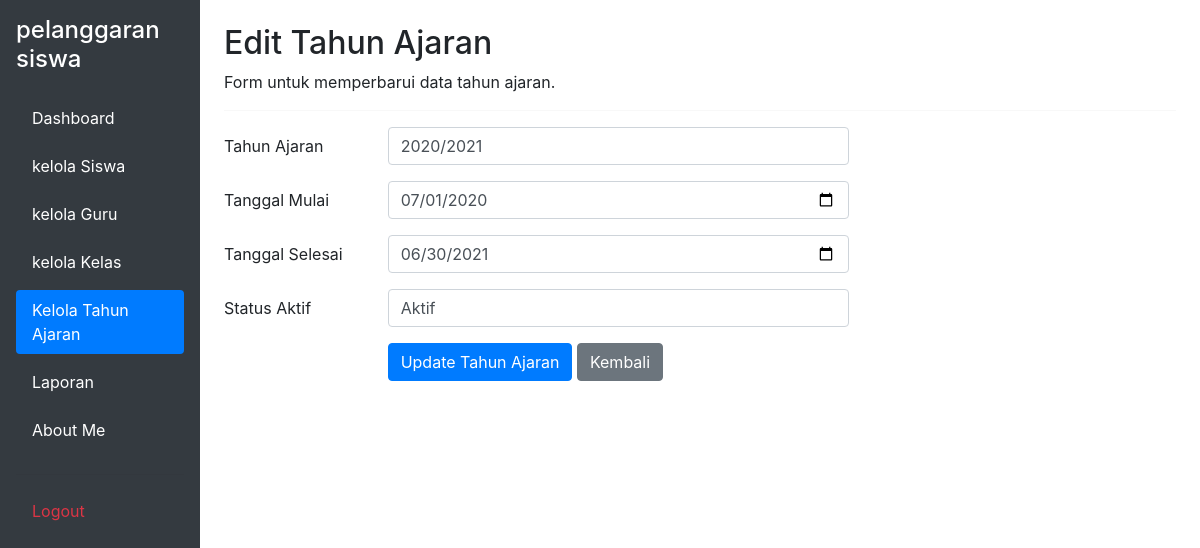
/edit_tahun_ajaran.php?id=1 (signed in), run on an earlier commit of the app's database.
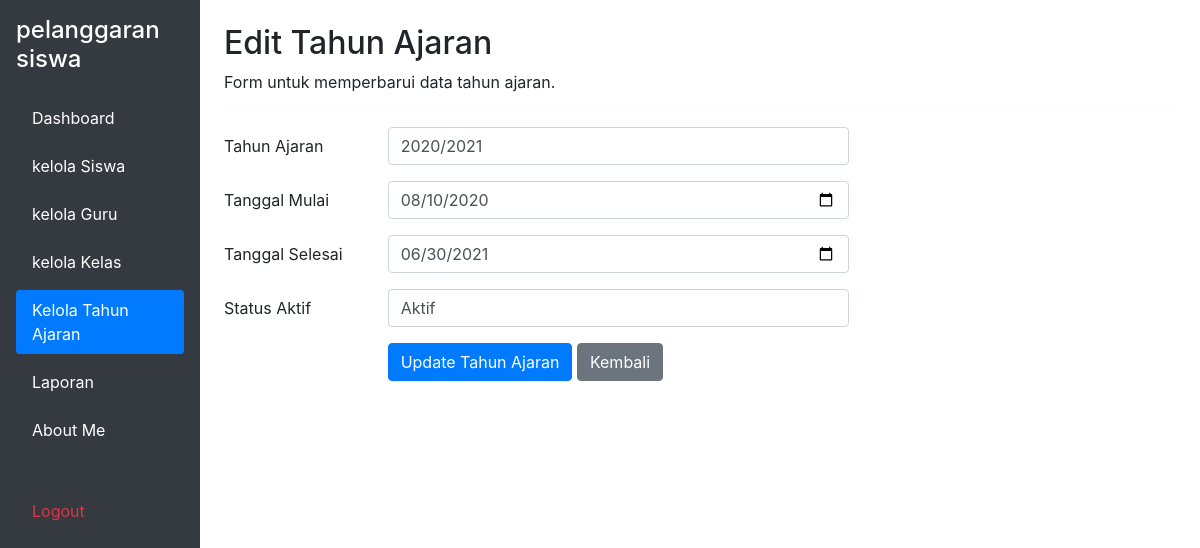
And on a later commit of the database.
### tables this page shows
CREATE TABLE `t_tahun_ajaran` (
  `id` int(11) NOT NULL,
  `nama` varchar(20) DEFAULT NULL,
  `tanggal_mulai` date NOT NULL,
  `tanggal_selesai` date NOT NULL,
  `status_aktif` tinyint(1) NOT NULL,
  `created_at` timestamp NOT NULL DEFAULT current_timestamp(),
  `updated_at` timestamp NOT NULL DEFAULT current_timestamp()
);

### edit_tahun_ajaran.php (the view, shortened to what this page needs)
<?php
include 'config/koneksi.php';
$id = intval($_GET['id']);
$stmt_get = mysqli_prepare($koneksi, "SELECT * FROM t_tahun_ajaran WHERE id = ?");
mysqli_stmt_bind_param($stmt_get, "i", $id);
mysqli_stmt_execute($stmt_get);
$result = mysqli_stmt_get_result($stmt_get);
$row = mysqli_fetch_assoc($result);
?>
<!DOCTYPE html>
<html lang="id">
<head>
    <link href="https://cdn.jsdelivr.net/npm/bootstrap@5.3.8/dist/css/bootstrap.min.css" rel="stylesheet">
    <link rel="stylesheet" href="https://cdn.jsdelivr.net/npm/bootstrap@4.1.3/dist/css/bootstrap.min.css">
</head>
<body>
<div class="container-fluid">
    <div class="row">
        <div class="col-md-3 col-lg-2 bg-dark min-vh-100 p-3">
            <h4 class="text-white mb-4">
                pelanggaran siswa
            </h4>
            <ul class="nav nav-pills flex-column">
                <li class="nav-item mb-2">
                    <a href="dashboard.php" class="nav-link text-white">Dashboard</a>
                </li>
                <li class="nav-item mb-2">
                    <a href="kelola_siswa.php" class="nav-link text-white">kelola Siswa</a>
                </li>
                <li class="nav-item mb-2">
                    <a href="kelola_guru.php" class="nav-link text-white">kelola Guru</a>
                </li>
                <li class="nav-item mb-2">
                    <a href="kelola_kelas.php" class="nav-link text-white">kelola Kelas</a>
                </li>
                <li class="nav-item mb-2">
                    <a href="kelola_tahun_ajaran.php" class="nav-link active">Kelola Tahun Ajaran</a>
                </li>
                <li class="nav-item mb-2">
                    <a href="pelanggaran.php" class="nav-link text-white">Laporan</a>
                </li>
                <li class="nav-item mb-2">
                    <a href="tentang_saya.php" class="nav-link text-white">About Me</a>
                </li>
                <hr class="text-secondary">
                <li class="nav-item mb-2">
                    <a href="logout.php" class="nav-link text-danger">Logout</a>
                </li>
            </ul>
        </div>
        <main class="col-md-9 col-lg-10 p-4">
            <h2>Edit Tahun Ajaran</h2>
            <p>Form untuk memperbarui data tahun ajaran.</p>
            <hr>
            <form action="" method="POST">
                <div class="mb-3 row">
                    <label class="col-sm-2 col-form-label">Tahun Ajaran</label>
                    <div class="col-sm-6">
                        <input type="text" name="nama" class="form-control" value="<?= htmlspecialchars($row['nama']); ?>" required>
                    </div>
                </div>
                <div class="mb-3 row">
                    <label class="col-sm-2 col-form-label">Tanggal Mulai</label>
                    <div class="col-sm-6">
                        <input type="date" name="tanggal_mulai" class="form-control" value="<?= htmlspecialchars($row['tanggal_mulai']); ?>" required>
                    </div>
                </div>
                <div class="mb-3 row">
                    <label class="col-sm-2 col-form-label">Tanggal Selesai</label>
                    <div class="col-sm-6">
                        <input type="date" name="tanggal_selesai" class="form-control" value="<?= htmlspecialchars($row['tanggal_selesai']); ?>" required>
                    </div>
                </div>
                <div class="mb-3 row">
                    <label class="col-sm-2 col-form-label">Status Aktif</label>
                    <div class="col-sm-6">
                        <select name="status_aktif" class="form-control" required>
                            <option value="1" <?= ($row['status_aktif'] == 1) ? 'selected' : ''; ?>>Aktif</option>
                        </select>
                    </div>
                </div>
                <div class="mb-3 row">
                    <div class="col-sm-6 offset-sm-2">
                        <button type="submit" class="btn btn-primary">Update Tahun Ajaran</button>
                        <a href="kelola_tahun_ajaran.php" class="btn btn-secondary">Kembali</a>
                    </div>
                </div>
            </form>
        </main>
    </div>
</div>
</body>
</html>

What changed in the data, as far as the page shows it:
changed t_tahun_ajaran "Aktif": tanggal_mulai "07/01/2020" → "08/10/2020"
